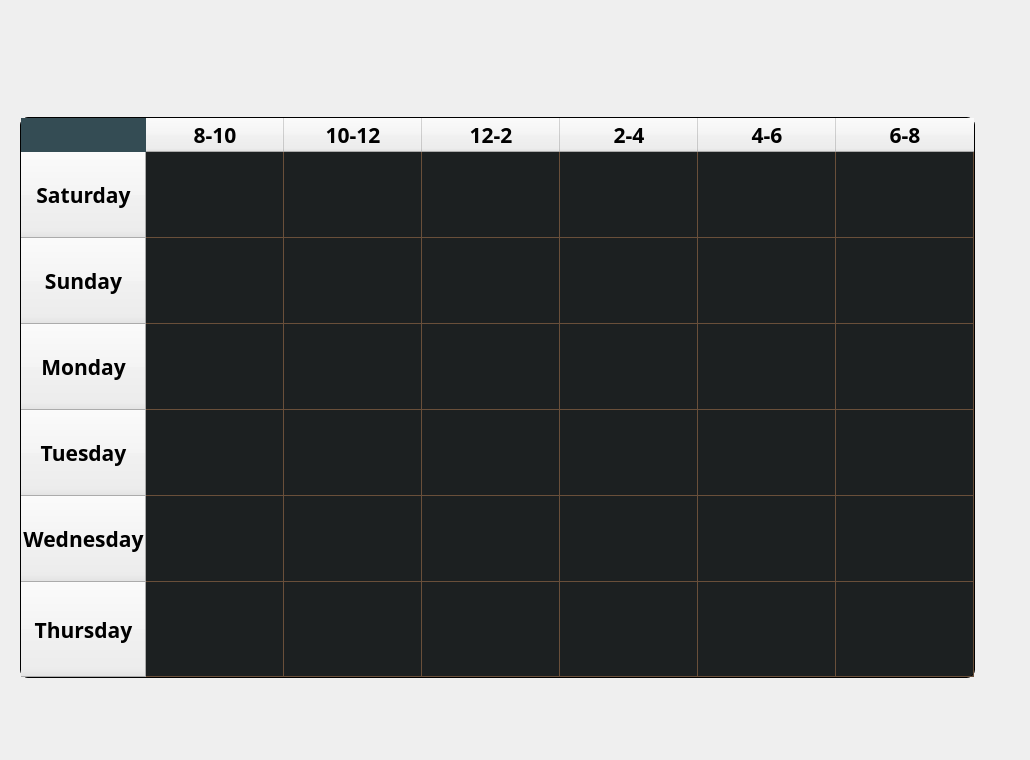
     <widget class="QWidget" name="ScheduleNew">
      <widget class="QLabel" name="windowNew_2">
       <property name="geometry">
        <rect>
         <x>-14</x>
         <y>-25</y>
         <width>1021</width>
         <height>751</height>
        </rect>
       </property>
       <property name="styleSheet">
        <string notr="true">background-image: url(:/assists/All_Materials/frame4.png);</string>
       </property>
       <property name="text">
        <string/>
       </property>
      </widget>
      <widget class="QLabel" name="label_23">
       <property name="geometry">
        <rect>
         <x>40</x>
         <y>50</y>
         <width>211</width>
         <height>41</height>
        </rect>
       </property>
       <property name="text">
        <string/>
       </property>
       <property name="pixmap">
        <pixmap resource="Materials.qrc">:/assists/All_Materials/Schedule.png</pixmap>
       </property>
      </widget>
      <widget class="QTableWidget" name="Schedule">
       <property name="geometry">
        <rect>
         <x>20</x>
         <y>117</y>
         <width>955</width>
         <height>561</height>
        </rect>
       </property>
       <property name="font">
        <font>
         <family>Verdana</family>
         <pointsize>-1</pointsize>
         <bold>true</bold>
        </font>
       </property>
       <property name="layoutDirection">
        <enum>Qt::LeftToRight</enum>
       </property>
       <property name="autoFillBackground">
        <bool>false</bool>
       </property>
       <property name="styleSheet">
        <string notr="true">QTableWidget {

  background-color: #1c2021;
  border: 1px solid ; /* Thicker border */
  border-radius:8px;
  gridline-color: #694f3a;
  font-family: &quot;Verdana&quot;; /* This is a sans-serif font that is clear and easy to read */
  font-size: 14px; /* Adjust the size as needed */
color: rgb(255, 255, 255);
  selection-background-color : qlineargradient(x1:0, y1:0, x2:1, y2:0,
                              stop:0 #a188d3, stop:1 #8bcdff);
selection-color: qlineargradient(x1:0, y1:0, x2:1, y2:0,
                              stop:0 #a188d3, stop:1 #8bcdff);
  }


QHeaderView::section {
  background-color: #344c54;
  color: white;
  padding: 4px;
  border: 1px solid #694f3a;
  border-image: qlineargradient(x1:0, y1:0, x2:1, y2:0,
                              stop:0 #a188d3, stop:1 #8bcdff); /* Thicker header border */
}

QTableWidget QTableCornerButton::section {
  background: #344c54;
  border: 1px solid #344c54; /* Thicker corner button border */
}

/* Optional: Add a hover effect for table cells */
QTableWidget::item:hover {
  background-color: qlineargradient(x1:0, y1:0, x2:1, y2:0,
                              stop:0 #a188d3, stop:1 #8bcdff);
  color: black;
}
</string>
       </property>
       <property name="frameShape">
        <enum>QFrame::NoFrame</enum>
       </property>
       <property name="frameShadow">
        <enum>QFrame::Sunken</enum>
       </property>
       <property name="verticalScrollBarPolicy">
        <enum>Qt::ScrollBarAlwaysOff</enum>
       </property>
       <property name="horizontalScrollBarPolicy">
        <enum>Qt::ScrollBarAlwaysOff</enum>
       </property>
       <property name="autoScroll">
        <bool>false</bool>
       </property>
       <property name="editTriggers">
        <set>QAbstractItemView::NoEditTriggers</set>
       </property>
       <property name="alternatingRowColors">
        <bool>false</bool>
       </property>
       <property name="selectionMode">
        <enum>QAbstractItemView::SingleSelection</enum>
       </property>
       <property name="showGrid">
        <bool>true</bool>
       </property>
       <property name="gridStyle">
        <enum>Qt::CustomDashLine</enum>
       </property>
       <property name="cornerButtonEnabled">
        <bool>false</bool>
       </property>
       <property name="rowCount">
        <number>6</number>
       </property>
       <property name="columnCount">
        <number>6</number>
       </property>
       <attribute name="horizontalHeaderMinimumSectionSize">
        <number>110</number>
       </attribute>
       <attribute name="horizontalHeaderDefaultSectionSize">
        <number>138</number>
       </attribute>
       <attribute name="horizontalHeaderStretchLastSection">
        <bool>true</bool>
       </attribute>
       <attribute name="verticalHeaderDefaultSectionSize">
        <number>86</number>
       </attribute>
       <attribute name="verticalHeaderStretchLastSection">
        <bool>true</bool>
       </attribute>
       <row>
        <property name="text">
         <string>Saturday</string>
        </property>
        <property name="font">
         <font>
          <family>Yu Gothic UI Semibold</family>
          <pointsize>16</pointsize>
          <bold>true</bold>
         </font>
        </property>
        <property name="textAlignment">
         <set>AlignCenter</set>
        </property>
        <property name="foreground">
         <brush brushstyle="NoBrush">
          <color alpha="255">
           <red>0</red>
           <green>0</green>
           <blue>0</blue>
          </color>
         </brush>
        </property>
       </row>
       <row>
        <property name="text">
         <string>Sunday</string>
        </property>
        <property name="font">
         <font>
          <family>Yu Gothic UI Semibold</family>
          <pointsize>16</pointsize>
          <bold>true</bold>
         </font>
        </property>
        <property name="textAlignment">
         <set>AlignCenter</set>
        </property>
       </row>
       <row>
        <property name="text">
         <string>Monday</string>
        </property>
        <property name="font">
         <font>
          <family>Yu Gothic UI Semibold</family>
          <pointsize>16</pointsize>
          <bold>true</bold>
         </font>
        </property>
        <property name="textAlignment">
         <set>AlignCenter</set>
        </property>
       </row>
       <row>
        <property name="text">
         <string>Tuesday</string>
        </property>
        <property name="font">
         <font>
          <family>Yu Gothic UI Semibold</family>
          <pointsize>16</pointsize>
         </font>
        </property>
        <property name="textAlignment">
         <set>AlignCenter</set>
        </property>
       </row>
       <row>
        <property name="text">
         <string>Wednesday</string>
        </property>
        <property name="font">
         <font>
          <family>Yu Gothic UI Semibold</family>
          <pointsize>16</pointsize>
          <bold>true</bold>
         </font>
        </property>
        <property name="textAlignment">
         <set>AlignCenter</set>
        </property>
       </row>
       <row>
        <property name="text">
         <string>Thursday</string>
        </property>
        <property name="font">
         <font>
          <family>Yu Gothic UI Semibold</family>
          <pointsize>16</pointsize>
          <bold>true</bold>
         </font>
        </property>
        <property name="textAlignment">
         <set>AlignCenter</set>
        </property>
       </row>
       <column>
        <property name="text">
         <string>8-10</string>
        </property>
        <property name="font">
         <font>
          <family>Yu Gothic UI Semibold</family>
          <pointsize>16</pointsize>
          <bold>true</bold>
         </font>
        </property>
       </column>
       <column>
        <property name="text">
         <string>10-12</string>
        </property>
        <property name="font">
         <font>
          <family>Yu Gothic UI Semibold</family>
          <pointsize>16</pointsize>
          <bold>true</bold>
         </font>
        </property>
       </column>
       <column>
        <property name="text">
         <string>12-2</string>
        </property>
        <property name="font">
         <font>
          <family>Yu Gothic UI Semibold</family>
          <pointsize>16</pointsize>
          <bold>true</bold>
         </font>
        </property>
       </column>
       <column>
        <property name="text">
         <string>2-4</string>
        </property>
        <property name="font">
         <font>
          <family>Yu Gothic UI Semibold</family>
          <pointsize>16</pointsize>
          <bold>true</bold>
         </font>
        </property>
       </column>
       <column>
        <property name="text">
         <string>4-6</string>
        </property>
        <property name="font">
         <font>
          <family>Yu Gothic UI Semibold</family>
          <pointsize>16</pointsize>
          <bold>true</bold>
         </font>
        </property>
       </column>
       <column>
        <property name="text">
         <string>6-8</string>
        </property>
        <property name="font">
         <font>
          <family>Yu Gothic UI Semibold</family>
          <pointsize>16</pointsize>
          <bold>true</bold>
         </font>
        </property>
       </column>
       <item row="0" column="0">
        <property name="text">
         <string/>
        </property>
       </item>
      </widget>
     </widget>
